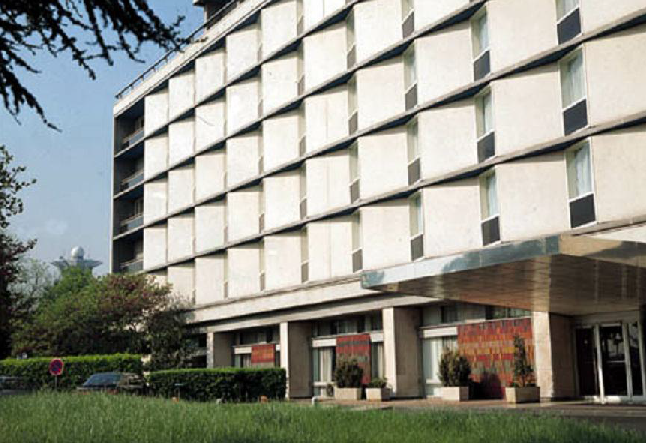
//> input picture OpenCV-Test/OpenCV-Test/img.png, 646 x 443 px, given in place of the camera
$ ./Sources   (built with g++ and OpenCV 4)
//> lines starting //> are read from the running program, lines starting //| are printed output that depends on the picture; after the words box and inside, x2 and y2 are one past the last pixel; in counts of white or black regions, pixels touching at a corner belong together
#include <iostream>
#include "opencv2/highgui/highgui.hpp"
#include "opencv2/imgproc/imgproc.hpp"
#include <stdio.h>

#define bluemin Scalar(80,96,101)
#define bluemax Scalar(125,250,250)

#define redmin Scalar(166,154,100)
#define redmax Scalar(179,250,250)

using namespace cv;
using namespace std;

int main(int argc, char** argv)
{
	VideoCapture cap(0); //capture the video from webcam
	if (!cap.isOpened())  // if not success, exit program
	{
		cout << "Cannot open the web cam" << endl;
		return -1;
	}

	int iLastX = -1;
	int iLastY = -1;

	int iLastXb = -1;
	int iLastYb = -1;

	//Capture a temporary image from the camera
	Mat imgTmp;
	cap.read(imgTmp);
//> imgTmp is the input picture: 443 rows x 646 cols, CV_8UC3; mean B, G, R 135.3, 144.9, 144.4

	//Create a black image with the size as the camera output
	Mat imgLines = Mat::zeros(imgTmp.size(), CV_8UC3);
	Mat board = Mat::zeros(imgTmp.size(), CV_8UC3);

	cout << imgTmp.size();
//| [646 x 443]

	while (true)
	{
		Mat imgOriginal;

		bool bSuccess = cap.read(imgOriginal); // read a new frame from video


		if (!bSuccess) //if not success, break loop
		{
			cout << "Cannot read a frame from video stream" << endl;
			break;
		}

		Mat imgHSV;

		cvtColor(imgOriginal, imgHSV, COLOR_BGR2HSV); //Convert the captured frame from BGR to HSV
//> imgHSV: 443 rows x 646 cols, CV_8UC3; mean H, S, V 40.3, 54.7, 152.2

		Mat imgThresholded;
		Mat imgAzul;

		//comprueba que la imagen se encuentre entre las escalas
		//inrange(imagen,scala1,scala2,imgdestino)
		inRange(imgHSV, redmin, redmax, imgThresholded); //Threshold the image
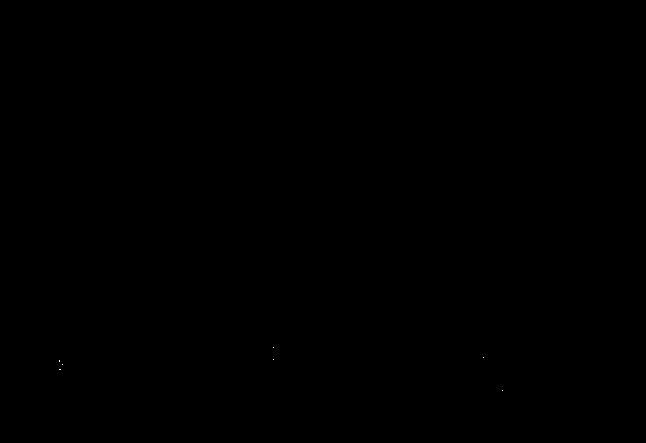
//> imgThresholded: 443 rows x 646 cols, CV_8UC1; 0% white in thin lines or dots, all inside (x1, y1, x2, y2) = (59, 347, 503, 391)
		inRange(imgHSV, bluemin, bluemax, imgAzul);
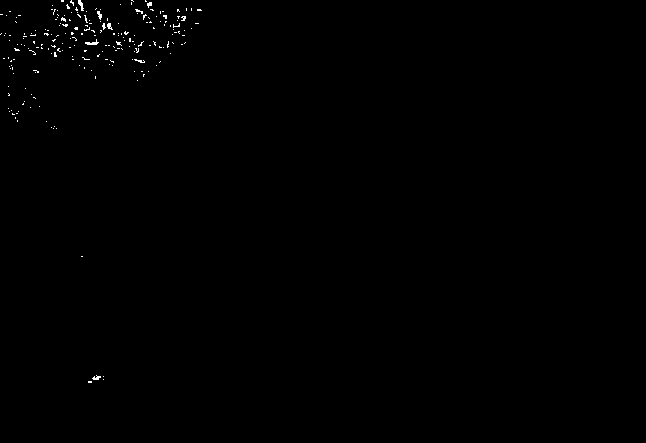
//> imgAzul: 443 rows x 646 cols, CV_8UC1; 0.32% white in thin lines or dots, all inside (x1, y1, x2, y2) = (0, 0, 202, 383)

		//Calculate the moments of the thresholded image
		Moments oMoments = moments(imgThresholded);
//> oMoments = moments, m00 2295, centre m10/m00, m01/m00 = (203.3, 364)
		Moments Blue = moments(imgAzul);
//> Blue = moments, m00 231540, centre m10/m00, m01/m00 = (98.11, 48.13)

		//m10,m01 centroides
		//m00 area
		double dM01 = oMoments.m01;
//> dM01 = 835380
		double dM10 = oMoments.m10;
//> dM10 = 466650
		double dArea = oMoments.m00;
//> dArea = 2295

		double c2 = Blue.m01;
//> c2 = 11144775
		double c1 = Blue.m10;
//> c1 = 22717440
		double area = Blue.m00;
//> area = 231540

		// if the area <= 10000, I consider that the there are no object in the image and it's because of the noise, the area is not zero
		//size of image xD
		if (dArea > 20000 || area>20000)
		{
			//calculate the position of the ball
			int posX = dM10 / dArea;
//> posX = 203
			int posY = dM01 / dArea;
//> posY = 364
			int posBlueX = c1 / area;
//> posBlueX = 98
			int posBlueY = c2 / area;
//> posBlueY = 48
			posX = 640 - posX;
//> posX = 437
			posBlueX = 640 - posBlueX;
//> posBlueX = 542
			if (dArea>20000 &&(iLastX >= 0 && iLastY >= 0 && posX >= 0 && posY >= 0))
			{
				line(imgLines,Point(posX,posY),Point(iLastX,iLastY),Scalar(0,0,255),3);
			}
			if (area>20000 &&(iLastXb >= 0 && iLastYb >= 0 && posBlueX >= 0 && posBlueY >= 0))
			{
				line(imgLines, Point(posBlueX, posBlueY), Point(iLastXb, iLastYb), Scalar(255,0,0), 3);
			}
			iLastX = posX;
//> iLastX = 437
			iLastY = posY;
//> iLastY = 364
			iLastXb = posBlueX;
//> iLastXb = 542
			iLastYb = posBlueY;
//> iLastYb = 48
		}
		else{
			iLastX = -1;
			iLastY = -1;

			iLastXb = -1;
			iLastYb = -1;
		}

		//imshow("Thresholded Image", imgThresholded); //show the thresholded image
		//imshow("Thresholded Image", imgAzul);

		board = board + imgLines;
		imshow("blabla", board);
		//
		imshow("Original", imgOriginal); //show the original image

		if (waitKey(30) == 27) //wait for 'esc' key press for 30ms. If 'esc' key is pressed, break loop
//> the Esc key is pressed
		{
			cout << "esc key is pressed by user" << endl;
			break;
		}
	}

	return 0;
}
